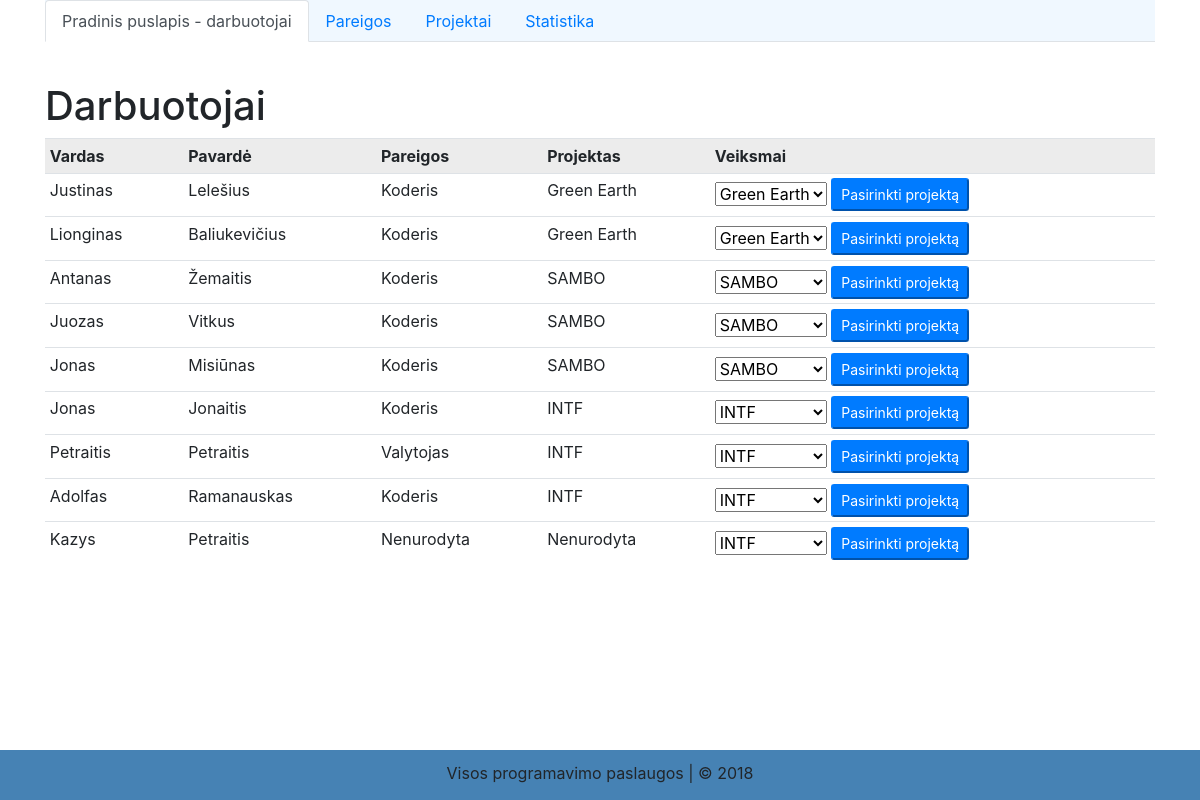
The page /employeesForProjects.php on the database its author committed.
### tables this page shows
CREATE TABLE `darbuotojai` (
  `id` int(11) NOT NULL,
  `name` varchar(20) NOT NULL,
  `surname` varchar(20) NOT NULL,
  `gender` enum('vyras','moteris','','') DEFAULT NULL,
  `phone` varchar(12) DEFAULT NULL,
  `birthday` timestamp NOT NULL DEFAULT CURRENT_TIMESTAMP ON UPDATE CURRENT_TIMESTAMP,
  `education` varchar(120) DEFAULT NULL,
  `salary` int(11) DEFAULT NULL,
  `idarbinimo_tipas` tinyint(4) DEFAULT NULL,
  `pareigos_id` int(11) DEFAULT NULL,
  `projekto_id` int(11) DEFAULT NULL
);

CREATE TABLE `pareigos` (
  `id` int(11) NOT NULL,
  `name` varchar(20) NOT NULL,
  `base_salary`int(20) NOT NULL
);

CREATE TABLE `projektai` (
  `id` int(11) NOT NULL,
  `name` varchar(20) NOT NULL,
  `year` varchar(4) NOT NULL,
  `income` int(20) NOT NULL
);

### functions.php (called while the page is built, shortened)
<?php declare (strict_types = 1);
function getAllEmployeesByProject(PDO $pdo): array
{
    $stmt = $pdo->prepare('SELECT id, name, surname, education, salary, phone, projekto_id, pareigos_id FROM darbuotojai ORDER BY projekto_id DESC');
    $stmt->execute();
    return $stmt->fetchAll();
}
function getPosition(PDO $pdo, int $positionId): array
{
    $stmt = $pdo->prepare('SELECT id, name, base_salary FROM pareigos WHERE id =:id');
    $stmt->execute(['id' => $positionId]);
    return $stmt->fetch();
}
function getProject(PDO $pdo, int $projectId): array
{
    $stmt = $pdo->prepare('SELECT id, name, year, income FROM projektai WHERE id =:id');
    $stmt->execute(['id' => $projectId]);
    return $stmt->fetch();
}
function getAllProjects(PDO $pdo): array
{
    $stmt = $pdo->prepare('SELECT id, name, year, income FROM projektai');
    $stmt->execute();
    return $stmt->fetchAll();
}

### employeesForProjects.php (the view, shortened to what this page needs)
<?php
require_once 'functions.php';
$pdo = getConnection();
$employees = getAllEmployeesByProject($pdo);
$projects = getAllProjects($pdo);
include 'includes/head.php';
?>
    <h1>
        Darbuotojai
    </h1>
    <table class="table table-hover table-sm">
        <tr style="background-color: rgba(0,0,0,.075);">
            <th>Vardas</th>
            <th>Pavardė</th>
            <th>Pareigos</th>
            <th>Projektas</th>
            <th>Veiksmai</th>
        </tr>
            <?php foreach ($employees as $employee) {?>
            <tr>
                <td><?php echo $employee['name']; ?></td>
                <td><?php echo $employee['surname']; ?></td>
                <td>
                    <?php
                        if ($employee['pareigos_id']) {
                            $position = getPosition($pdo, $employee['pareigos_id']);
                            echo $position['name'];
                        } else {
                            echo "Nenurodyta";
                        }
                    ?>
                </td>
                <td>
                    <?php
                        if ($employee['projekto_id']) {
                            $project = getProject($pdo, $employee['projekto_id']);
                            echo $project['name'];
                        } else {
                            echo "Nenurodyta";
                        }
                    ?>
                </td>
                <td>
                <form action="editEmployeeProject.php" method="POST">
                    <select name="projectId">
                        <?php foreach ($projects as $project) {?>
                            <option
                                name="projectId"
                                <?php echo ($employee['projekto_id'] == $project['id'] )? 'selected' : '';?>
                                value="<?php echo $project['id']; ?>"><?php echo $project['name']; ?>
                            </option>
                        <?php }?>
                    </select>
                    <input type="submit" class="btn-sm btn-primary" value="Pasirinkti projektą">
                </form>
                </td>
            </tr>
            <?php }?>
    </table>
</div>
<?php include 'includes/footer.php'?>

### rows shown on the page
darbuotojai: name "Justinas", surname "Lelešius", pareigos.name "Koderis", projektai.name "Green Earth", projectId "Green Earth"
darbuotojai: name "Lionginas", surname "Baliukevičius", pareigos.name "Koderis", projektai.name "Green Earth", projectId "Green Earth"
darbuotojai: name "Antanas", surname "Žemaitis", pareigos.name "Koderis", projektai.name "SAMBO", projectId "SAMBO"
darbuotojai: name "Juozas", surname "Vitkus", pareigos.name "Koderis", projektai.name "SAMBO", projectId "SAMBO"
darbuotojai: name "Jonas", surname "Misiūnas", pareigos.name "Koderis", projektai.name "SAMBO", projectId "SAMBO"
darbuotojai: name "Jonas", surname "Jonaitis", pareigos.name "Koderis", projektai.name "INTF", projectId "INTF"
darbuotojai: name "Petraitis", surname "Petraitis", pareigos.name "Valytojas", projektai.name "INTF", projectId "INTF"
darbuotojai: name "Adolfas", surname "Ramanauskas", pareigos.name "Koderis", projektai.name "INTF", projectId "INTF"
darbuotojai: name "Kazys", surname "Petraitis", shows "Nenurodyta"

### other values the page prints
form field projectId "INTF"
